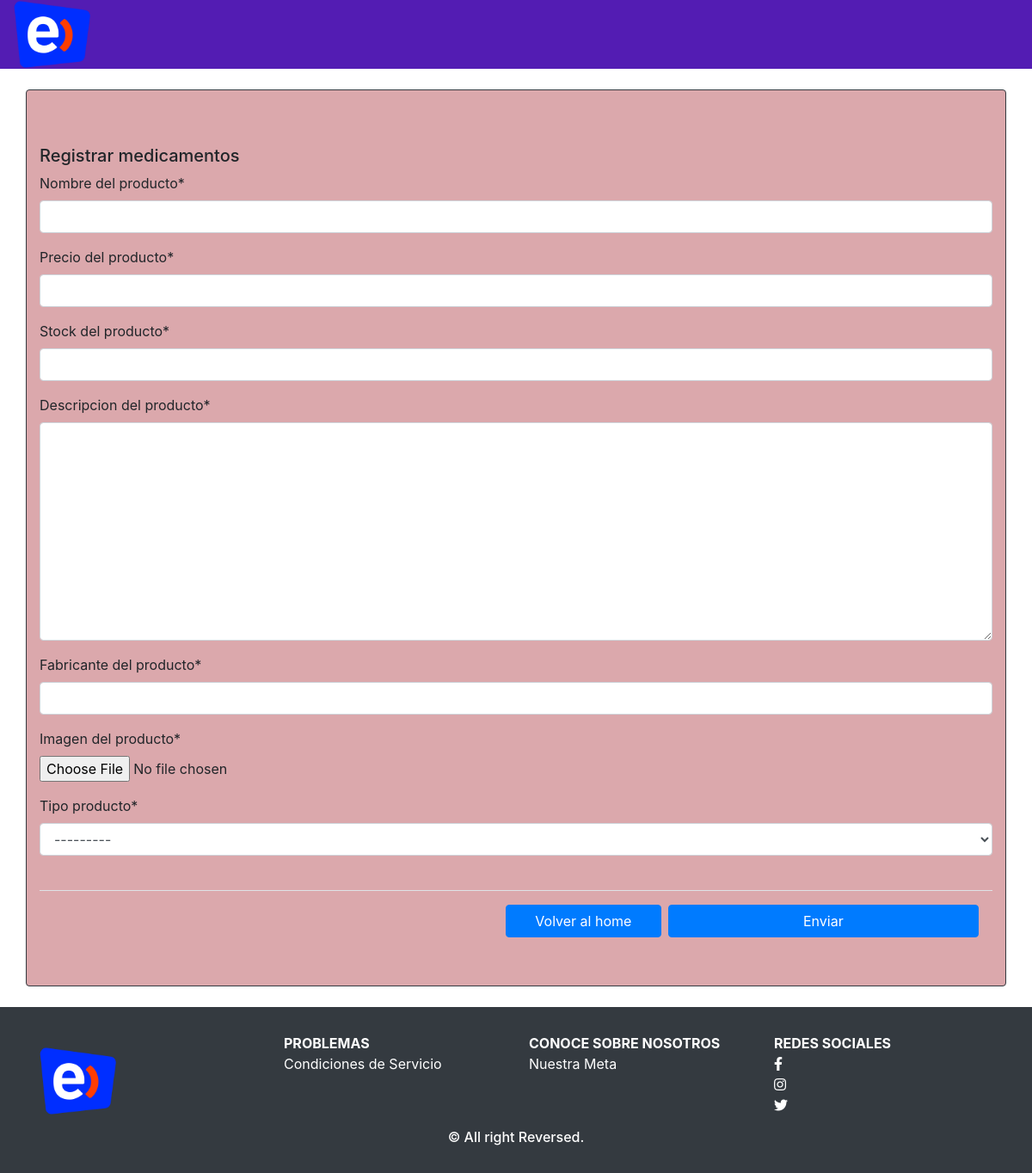
/registrarProductos, run on an earlier commit of the app's database.
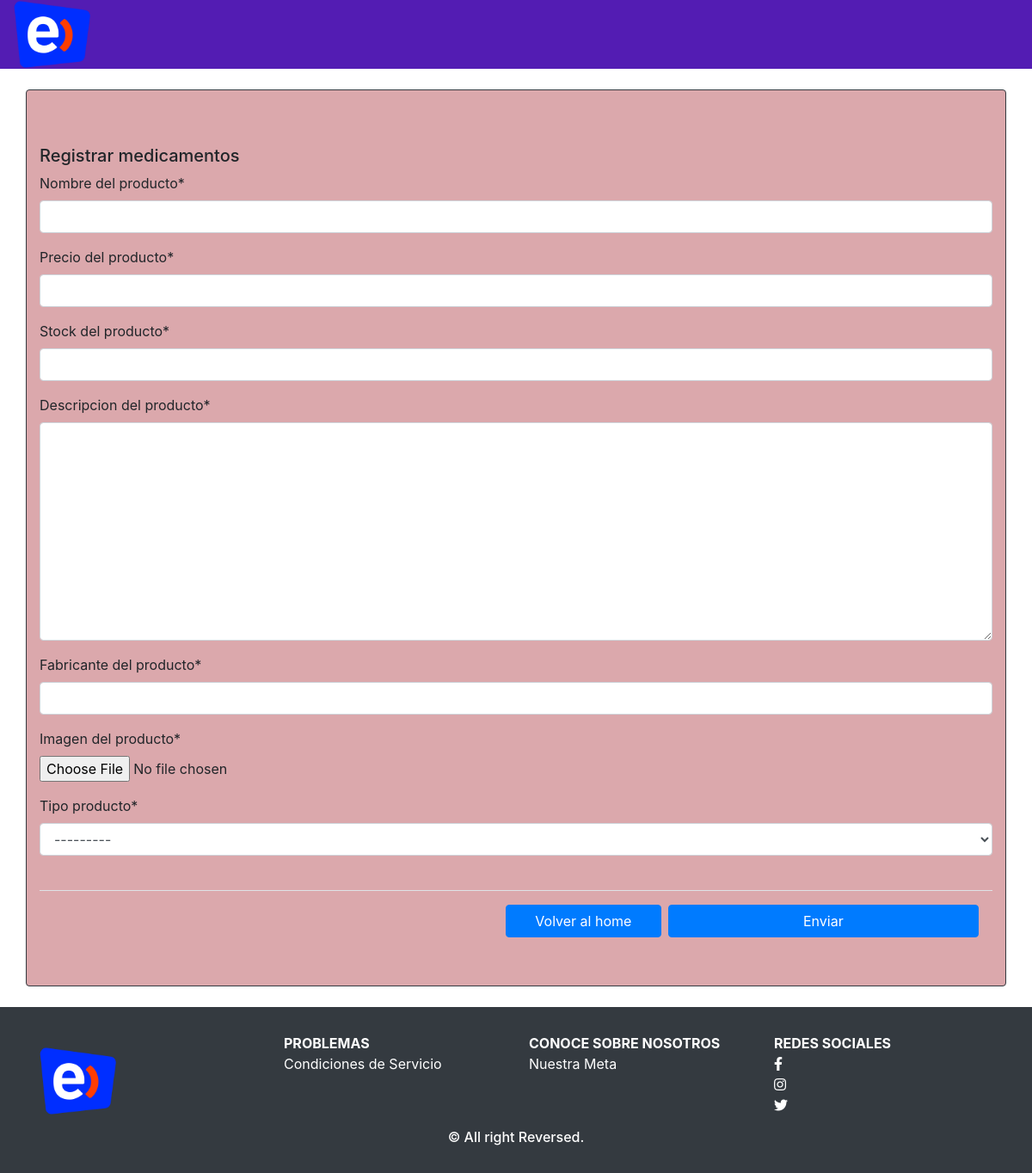
And on a later commit of the database.
### ENTELAPP/models.py (models this page shows)
class TIPO_PRODUCTO(models.Model):
    id_tipo_producto = models.AutoField(primary_key=True)
    nom_tipo_producto = models.CharField(max_length=50,verbose_name='Nombre del tipo producto')
    def __str__(self):
        return self.nom_tipo_producto

### ENTELAPP/views.py (the view, shortened to what this page needs)
# urls.py: path('registrarProductos',registrarProductos,name='registrarProductos'),
def registrarProductos(request):
    Producto =PRODUCTO.objects.all()
    datos={
        'Producto' :Producto,
        'form': ProductoForm
    }
    return render(request,'registrarProductos.html',datos)

### ENTELAPP/templates/registrarProductos.html (shortened to what this page needs)
{% load static %}
{% load bootstrap4 %}
{%load crispy_forms_tags %}
<!DOCTYPE html>
<html lang="en">
<head>
    {% bootstrap_css %}
    <link rel="stylesheet" href="{% static 'AppWeb/css/style.css' %}">
    <link rel="stylesheet" href="https://cdnjs.cloudflare.com/ajax/libs/font-awesome/5.14.0/css/all.min.css">
</head>
<body style="background-color:#ffffff;">
    <header class="Header">
        <div class="headerParte1 bg-morado">
          <div class="container-fluid ">
              <div class="row ">
                  <div class="col-md-1">
                      <a href="{% url 'home'%}"><img src="{% static 'AppWeb/img/logo-entel.png' %}" width="90" height="80" alt="GroupZero"></a>
                  </div>
              </div>
          </div>
        </div>
    </header>
    <section id="FormRegistroConsulta" >
        <br>
        <div class="container bg-piel border border-dark rounded ">
            <div class="row padding2">
                <div class="col-md-12 ">
                    <div>
                        <br>
                        <h5><txt class="border-dark rounded">Registrar medicamentos</txt> </h5>
                    </div>
                    <form action="" method="post" id="formulariod" enctype="multipart/form-data">
                        {{ form | crispy}}
                        <br>
                            <div class="modal-footer">
                              <button type="button" class="btn btn-primary col-2 text-white"  ><a href="{% url 'home'%}" class="text-white">Volver al home</a></button>
                              <button type="submit"  class="btn btn-primary col-4">Enviar</button>
                          </div>
                    </form>
                </div>
            </div>
        </div>
        <br>
    </section>
    <footer class="bg-dark text-white footer ">
        <div class="container">
          <nav class="row">
            <a href="{% url 'home'%}" class="col-3 text-reset text-uppercase d-flex align-items-center ">
              <img src="{% static 'AppWeb/img/logo-entel.png' %}" width="90" height="80" alt="Logo GroupZero" class="img-logo mr-2">
            </a>
            <ul class="col-3 list-unstyled">
              <li class="font-weight-bold text-uppercase">Problemas</li>
              <li><a href="{% url 'home'%}" class="text-reset">Condiciones de Servicio</a></li>
            </ul>
            <ul class="col-3 list-unstyled">
              <li class="font-weight-bold text-uppercase">Conoce Sobre Nosotros</li>
              <li><a href="#" class="text-reset">Nuestra Meta</a></li>
            </ul>
            <ul class="col-3 list-unstyled">
              <li class="font-weight-bold text-uppercase">Redes Sociales</li>
              <li>
                <a href="https://web.facebook.com/?_rdc=1&_rdr" class="text-reset">
                  <i class="fab fa-facebook-f"></i>
                </a>
              </li>
              <li>
                <a href="https://www.instagram.com/" class="text-reset" >
                  <i class="fab fa-instagram"></i>
                </a>
              </li>
              <li>
                <a href="https://www.twitch.tv/directory/following" class="text-reset">
                  <i class="fab fa-twitter"></i>
                </a>
              </li>
            </ul>
            <p class="col-12 text-center h6">© All right Reversed.</p>
          </nav>
            </div>
            <br>
    </footer>
</body>
</html>

### ENTELAPP/static/AppWeb/css/style.css (style rules this page uses)
.bg-morado { background-color:#531CB3; }
.bg-piel { background-color:#DBA8AC; }
.padding2 { padding-top: 30px; padding-bottom: 30px; margin-top: 10px; margin-bottom: 10px; }
.footer { padding-top: 30px; bottom: 0; }

What changed in the data, as far as the page shows it:
added TIPO_PRODUCTO: nom_tipo_producto "---------"
Also different on the page:
form field nom_tipo_producto: "---------" → (not shown)
